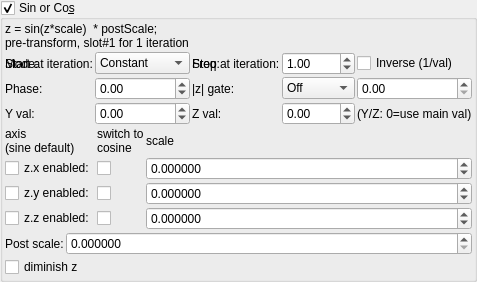
    <widget class="MyGroupBox" name="groupCheck_transf_function_enabledCy_false">
     <property name="title">
      <string>Sin or Co&amp;s</string>
     </property>
     <property name="checkable">
      <bool>true</bool>
     </property>
     <layout class="QVBoxLayout" name="verticalLayout_10" stretch="0,0,0,0,0">
      <property name="spacing">
       <number>2</number>
      </property>
      <property name="leftMargin">
       <number>2</number>
      </property>
      <property name="topMargin">
       <number>2</number>
      </property>
      <property name="rightMargin">
       <number>2</number>
      </property>
      <property name="bottomMargin">
       <number>2</number>
      </property>
      <item>
       <widget class="QLabel" name="label_114">
        <property name="text">
         <string>z = sin(z*scale)  * postScale;
pre-transform, slot#1 for 1 iteration</string>
        </property>
       </widget>
      </item>
      <item>
       <layout class="QGridLayout" name="gridLayout_67">
        <property name="spacing">
         <number>2</number>
        </property>
        <item row="1" column="2">
         <widget class="QLabel" name="label_272">
          <property name="text">
           <string>Stop at iteration:</string>
          </property>
         </widget>
        </item>
        <item row="1" column="0">
         <widget class="QLabel" name="label_270">
          <property name="text">
           <string>Start at iteration:</string>
          </property>
         </widget>
        </item>
        <item row="1" column="1">
         <widget class="MySpinBox" name="spinboxInt_transf_multiplier_start_iter_2">
          <property name="sizePolicy">
           <sizepolicy hsizetype="Minimum" vsizetype="Maximum">
            <horstretch>0</horstretch>
            <verstretch>0</verstretch>
           </sizepolicy>
          </property>
          <property name="maximum">
           <number>999</number>
          </property>
         </widget>
        </item>
        <item row="1" column="3">
         <widget class="MySpinBox" name="spinboxInt_transf_multiplier_stop_iter_21">
          <property name="sizePolicy">
           <sizepolicy hsizetype="Minimum" vsizetype="Maximum">
            <horstretch>0</horstretch>
            <verstretch>0</verstretch>
           </sizepolicy>
          </property>
          <property name="maximum">
           <number>999</number>
          </property>
         </widget>
        </item>
      <item row="1" column="0">
       <widget class="QLabel"><property name="text"><string>Mode:</string></property></widget>
      </item>
      <item row="1" column="1">
       <widget class="MyComboBox" name="comboBox_transf_multiplier_value_mode_2">
        <item><property name="text"><string notr="true">Constant</string></property></item>
        <item><property name="text"><string notr="true">Sine</string></property></item>
        <item><property name="text"><string notr="true">Ramp</string></property></item>
        <item><property name="text"><string notr="true">Exponential</string></property></item>
        <item><property name="text"><string notr="true">Triangle</string></property></item>
        <item><property name="text"><string notr="true">Square</string></property></item>
        <item><property name="text"><string notr="true">Smoothstep</string></property></item>
        <item><property name="text"><string notr="true">Noise</string></property></item>
        <item><property name="text"><string notr="true">Ping-pong</string></property></item>
        <item><property name="text"><string notr="true">Stepped</string></property></item>
       </widget>
      </item>
      <item row="1" column="2">
       <widget class="QLabel"><property name="text"><string>Freq:</string></property></widget>
      </item>
      <item row="1" column="3">
       <widget class="MyDoubleSpinBox" name="spinbox_transf_multiplier_frequency_2">
        <property name="minimum"><double>0.01</double></property><property name="maximum"><double>100.0</double></property>
        <property name="singleStep"><double>0.1</double></property><property name="value"><double>1.0</double></property>
       </widget>
      </item>
      <item row="1" column="4" colspan="2">
       <widget class="MyCheckBox" name="checkBox_transf_multiplier_inverse_2">
        <property name="text"><string>Inverse (1/val)</string></property>
       </widget>
      </item>
      <item row="2" column="0">
       <widget class="QLabel"><property name="text"><string>Phase:</string></property></widget>
      </item>
      <item row="2" column="1">
       <widget class="MyDoubleSpinBox" name="spinbox_transf_multiplier_phase_2">
        <property name="minimum"><double>-10.0</double></property><property name="maximum"><double>10.0</double></property>
        <property name="singleStep"><double>0.1</double></property><property name="value"><double>0.0</double></property>
       </widget>
      </item>
      <item row="2" column="2">
       <widget class="QLabel"><property name="text"><string>|z| gate:</string></property></widget>
      </item>
      <item row="2" column="3">
       <widget class="MyComboBox" name="comboBox_transf_multiplier_threshold_mode_2">
        <item><property name="text"><string notr="true">Off</string></property></item>
        <item><property name="text"><string notr="true">&gt; thresh</string></property></item>
        <item><property name="text"><string notr="true">&lt; thresh</string></property></item>
       </widget>
      </item>
      <item row="2" column="4" colspan="2">
       <widget class="MyDoubleSpinBox" name="spinbox_transf_multiplier_threshold_2">
        <property name="minimum"><double>0.0</double></property><property name="maximum"><double>1000.0</double></property>
        <property name="singleStep"><double>0.1</double></property><property name="value"><double>0.0</double></property>
       </widget>
      </item>
      <item row="3" column="0">
       <widget class="QLabel"><property name="text"><string>Y val:</string></property></widget>
      </item>
      <item row="3" column="1">
       <widget class="MyDoubleSpinBox" name="spinbox_transf_multiplier_scale_y_2">
        <property name="minimum"><double>-100.0</double></property><property name="maximum"><double>100.0</double></property>
        <property name="singleStep"><double>0.01</double></property><property name="value"><double>0.0</double></property>
       </widget>
      </item>
      <item row="3" column="2">
       <widget class="QLabel"><property name="text"><string>Z val:</string></property></widget>
      </item>
      <item row="3" column="3">
       <widget class="MyDoubleSpinBox" name="spinbox_transf_multiplier_scale_z_2">
        <property name="minimum"><double>-100.0</double></property><property name="maximum"><double>100.0</double></property>
        <property name="singleStep"><double>0.01</double></property><property name="value"><double>0.0</double></property>
       </widget>
      </item>
      <item row="3" column="4" colspan="2">
       <widget class="QLabel"><property name="text"><string notr="true">(Y/Z: 0=use main val)</string></property></widget>
      </item>
       </layout>
      </item>
      <item>
       <layout class="QGridLayout" name="gridLayout_3" columnstretch="0,0,1">
        <property name="spacing">
         <number>2</number>
        </property>
        <item row="4" column="1">
         <widget class="MyCheckBox" name="checkBox_transf_function_enabledAz_false">
          <property name="text">
           <string/>
          </property>
         </widget>
        </item>
        <item row="4" column="0">
         <widget class="MyCheckBox" name="checkBox_transf_function_enabledAz">
          <property name="text">
           <string>z.z enabled:</string>
          </property>
         </widget>
        </item>
        <item row="3" column="2">
         <widget class="MyDoubleSpinBox" name="spinbox3_transf_constant_multiplierC_111_y">
          <property name="sizePolicy">
           <sizepolicy hsizetype="Minimum" vsizetype="Maximum">
            <horstretch>0</horstretch>
            <verstretch>0</verstretch>
           </sizepolicy>
          </property>
          <property name="prefix">
           <string/>
          </property>
          <property name="suffix">
           <string/>
          </property>
          <property name="decimals">
           <number>6</number>
          </property>
          <property name="minimum">
           <double>-99.989999999999995</double>
          </property>
          <property name="maximum">
           <double>99.989999999999995</double>
          </property>
          <property name="singleStep">
           <double>0.100000000000000</double>
          </property>
         </widget>
        </item>
        <item row="1" column="0">
         <widget class="MyCheckBox" name="checkBox_transf_function_enabledAx">
          <property name="text">
           <string>z.x enabled:</string>
          </property>
         </widget>
        </item>
        <item row="4" column="2">
         <widget class="MyDoubleSpinBox" name="spinbox3_transf_constant_multiplierC_111_z">
          <property name="sizePolicy">
           <sizepolicy hsizetype="Minimum" vsizetype="Maximum">
            <horstretch>0</horstretch>
            <verstretch>0</verstretch>
           </sizepolicy>
          </property>
          <property name="prefix">
           <string/>
          </property>
          <property name="suffix">
           <string/>
          </property>
          <property name="decimals">
           <number>6</number>
          </property>
          <property name="minimum">
           <double>-99.989999999999995</double>
          </property>
          <property name="maximum">
           <double>99.989999999999995</double>
          </property>
          <property name="singleStep">
           <double>0.100000000000000</double>
          </property>
         </widget>
        </item>
        <item row="3" column="0">
         <widget class="MyCheckBox" name="checkBox_transf_function_enabledAy">
          <property name="text">
           <string>z.y enabled:</string>
          </property>
         </widget>
        </item>
        <item row="1" column="2">
         <widget class="MyDoubleSpinBox" name="spinbox3_transf_constant_multiplierC_111_x">
          <property name="sizePolicy">
           <sizepolicy hsizetype="Minimum" vsizetype="Maximum">
            <horstretch>0</horstretch>
            <verstretch>0</verstretch>
           </sizepolicy>
          </property>
          <property name="prefix">
           <string/>
          </property>
          <property name="suffix">
           <string/>
          </property>
          <property name="decimals">
           <number>6</number>
          </property>
          <property name="minimum">
           <double>-99.989999999999995</double>
          </property>
          <property name="maximum">
           <double>99.989999999999995</double>
          </property>
          <property name="singleStep">
           <double>0.100000000000000</double>
          </property>
         </widget>
        </item>
        <item row="1" column="1">
         <widget class="MyCheckBox" name="checkBox_transf_function_enabledAx_false">
          <property name="text">
           <string/>
          </property>
         </widget>
        </item>
        <item row="3" column="1">
         <widget class="MyCheckBox" name="checkBox_transf_function_enabledAy_false">
          <property name="text">
           <string/>
          </property>
         </widget>
        </item>
        <item row="0" column="1">
         <widget class="QLabel" name="label_128">
          <property name="text">
           <string>switch to
cosine</string>
          </property>
         </widget>
        </item>
        <item row="0" column="0">
         <widget class="QLabel" name="label_129">
          <property name="text">
           <string>axis
(sine default)</string>
          </property>
         </widget>
        </item>
        <item row="0" column="2">
         <widget class="QLabel" name="label_133">
          <property name="text">
           <string>scale</string>
          </property>
         </widget>
        </item>
       </layout>
      </item>
      <item>
       <layout class="QGridLayout" name="gridLayout_9" columnstretch="0,1">
        <item row="1" column="1">
         <widget class="MyDoubleSpinBox" name="spinbox_transf_scale">
          <property name="sizePolicy">
           <sizepolicy hsizetype="Minimum" vsizetype="Maximum">
            <horstretch>0</horstretch>
            <verstretch>0</verstretch>
           </sizepolicy>
          </property>
          <property name="prefix">
           <string/>
          </property>
          <property name="suffix">
           <string/>
          </property>
          <property name="decimals">
           <number>6</number>
          </property>
          <property name="minimum">
           <double>0.000000000000000</double>
          </property>
          <property name="maximum">
           <double>99.989999999999995</double>
          </property>
          <property name="singleStep">
           <double>0.100000000000000</double>
          </property>
         </widget>
        </item>
        <item row="1" column="0">
         <widget class="QLabel" name="label_24">
          <property name="text">
           <string>Post scale:</string>
          </property>
         </widget>
        </item>
       </layout>
      </item>
      <item>
       <widget class="MyCheckBox" name="checkBox_transf_function_enabled_false">
        <property name="text">
         <string>diminish z</string>
        </property>
       </widget>
      </item>
     </layout>
    </widget>
